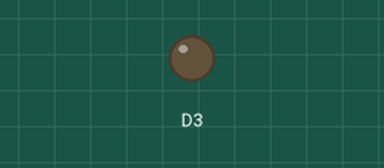
Simulated run of this sketch. Board: ESP8266 (NodeMCU). Parts: output pins drawn as LEDs (lit = HIGH). WiFi joins after 1.5 s; servers stay silent unless stated; what the sketch prints to the serial monitor is not drawn.

Above: at 0.1 s.
At 1.9 s:
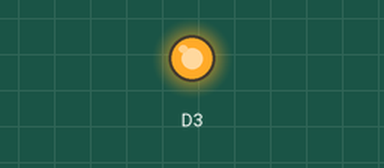
Timing chart, 0 to 3.4 s (numbered marks = the images above):
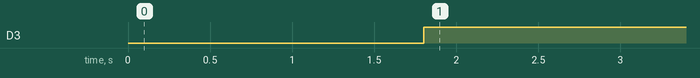

The sketch:

LED_controller.ino
```cpp
#include <ESP8266WiFi.h>
#include <ESP8266HTTPClient.h>


String host = "safe-reaches-93337.herokuapp.com";
int httpPort = 80;
String url1 = "/LED";
HTTPClient http;
WiFiClient c;

void setup()
{
  pinMode(D3, OUTPUT);
  Serial.begin(9600);
  WiFi.begin("Nimish", "nimish2000");
  while(WiFi.status() != WL_CONNECTED)
  {
    delay(200);
    Serial.print("..");
  }
  Serial.println();
  Serial.println("NodeMCU is connected!");
  Serial.println(WiFi.localIP());
}

void loop()
{
  http.begin(c,host,httpPort,url1);
  int httpCode = http.GET();
  Serial.println(httpCode);
  String payload = http.getString();
  Serial.println(payload);
  if(payload=="0"){
    digitalWrite(D3, LOW);
  }
  else{
    digitalWrite(D3, HIGH);
  }
  delay(50);
}
```

Measured:
- by itself, D3: LOW → HIGH at 1.8 s
